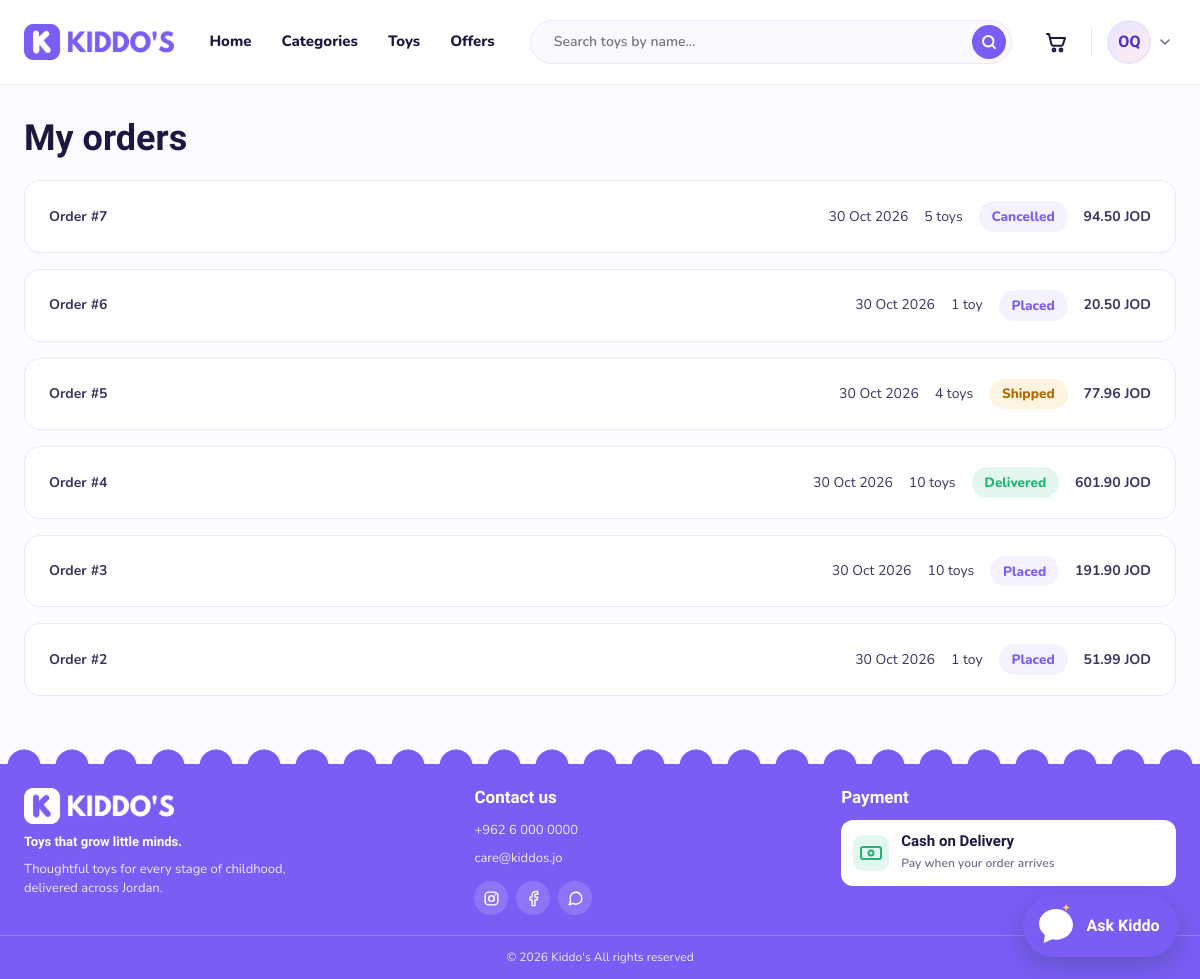
/orders/index.php (signed in), run on the app's committed database.
### tables this page shows
CREATE TABLE IF NOT EXISTS `orders` (
  `id` int(10) UNSIGNED NOT NULL AUTO_INCREMENT,
  `user_id` int(10) UNSIGNED NOT NULL,
  `subtotal` decimal(10,2) NOT NULL,
  `birthday_discount` decimal(10,2) NOT NULL DEFAULT 0.00,
  `delivery_fee` decimal(6,2) NOT NULL DEFAULT 2.00,
  `total` decimal(10,2) NOT NULL,
  `child_birth_date` date DEFAULT NULL,
  `phone` varchar(20) NOT NULL,
  `address_text` varchar(255) NOT NULL,
  `latitude` decimal(10,7) NOT NULL,
  `longitude` decimal(10,7) NOT NULL,
  `status` enum('placed','shipped','delivered','cancelled') NOT NULL DEFAULT 'placed',
  `created_at` datetime NOT NULL DEFAULT current_timestamp(),
  `updated_at` datetime NOT NULL DEFAULT current_timestamp() ON UPDATE current_timestamp(),
  PRIMARY KEY (`id`),
  KEY `idx_orders_user` (`user_id`),
  KEY `idx_orders_status` (`status`),
  KEY `idx_orders_created` (`created_at`)
);

### includes/account_helpers.php (called while the page is built, shortened)
<?php
function accountUserInitials(string $name): string
{
    $parts = preg_split('/\s+/u', trim($name), -1, PREG_SPLIT_NO_EMPTY) ?: [];
    $initials = '';
    foreach (array_slice($parts, 0, 2) as $part) {
        $firstCharacter = function_exists('mb_substr') ? mb_substr($part, 0, 1, 'UTF-8') : substr($part, 0, 1);
        $initials .= function_exists('mb_strtoupper') ? mb_strtoupper($firstCharacter, 'UTF-8') : strtoupper($firstCharacter);
    }
    return $initials !== '' ? $initials : 'K';
}
function accountProfileImageUrl(int $userId, ?string $imageName = null): ?string
{
    if ($imageName === null) {
        global $pdo;
        $statement = $pdo->prepare('SELECT profile_image FROM users WHERE id = ? LIMIT 1');
        $statement->execute([$userId]);
        $imageName = (string) ($statement->fetchColumn() ?: '');
    }
    if (!preg_match('/^user_' . $userId . '_[a-f0-9]{16}\.(?:jpg|png|webp)$/', $imageName)) {
        return null;
    }
    return BASE_URL . '/uploads/profiles/' . rawurlencode($imageName);
}

### includes/auth_check.php (called while the page is built, shortened)
<?php
$currentUserId = $_SESSION['user_id'] ?? null;

### classes/Order.php (called while the page is built, shortened)
<?php
class Order
{
    private PDO $pdo;
    public function __construct(PDO $pdo)
    {
        $this->pdo = $pdo;
    }
    public function getCustomerOrders(int $userId): array
    {
        $stmt = $this->pdo->prepare(
            "SELECT o.id, o.total, o.status, o.created_at,
                    COALESCE(SUM(oi.quantity), 0) AS toys_count
             FROM orders o
             LEFT JOIN order_items oi ON oi.order_id = o.id
             WHERE o.user_id = ?
             GROUP BY o.id
             ORDER BY o.created_at DESC"
        );
        $stmt->execute([$userId]);
        return $stmt->fetchAll();
    }
}

### includes/shop_functions.php (called while the page is built, shortened)
<?php
function shopMoney(float $amount): string
{
    return number_format($amount, 2) . ' JOD';
}

### orders/index.php (the view, shortened to what this page needs)
<?php
require_once __DIR__ . '/../includes/init.php';
require_once __DIR__ . '/../includes/auth_check.php';
require_once __DIR__ . '/../classes/Order.php';
$orderModel = new Order($pdo);
$orders     = $orderModel->getCustomerOrders((int) $currentUserId);
$activePage = 'orders';
$pageStyles = ['cart.css'];
require_once __DIR__ . '/../includes/shop_header.php';
?>
<section class="container cart-page">
    <h1>My orders</h1>
    <?php if (empty($orders)): ?>
        <div class="cart-empty">
            <p>You have no orders yet.</p>
            <a class="btn btn-primary" href="<?= BASE_URL ?>/products/index.php">Browse toys</a>
        </div>
    <?php else: ?>
        <ul class="cart-list">
            <?php foreach ($orders as $order): ?>
                <li>
                    <a class="order-card" href="<?= BASE_URL ?>/orders/details.php?id=<?= (int) $order['id'] ?>">
                        <strong>Order #<?= (int) $order['id'] ?></strong>
                        <span><?= date('j M Y', strtotime($order['created_at'])) ?></span>
                        <span><?= (int) $order['toys_count'] ?> <?= (int) $order['toys_count'] === 1 ? 'toy' : 'toys' ?></span>
                        <span class="order-status is-<?= htmlspecialchars($order['status']) ?>"><?= ucfirst($order['status']) ?></span>
                        <strong><?= shopMoney((float) $order['total']) ?></strong>
                    </a>
                </li>
            <?php endforeach; ?>
        </ul>
    <?php endif; ?>
</section>
<?php require_once __DIR__ . '/../includes/footer.php'; ?>

### includes/shop_header.php (shortened to what this page needs)
<?php
require_once __DIR__ . '/shop_functions.php';
$activePage  = $activePage ?? '';
$pageStyles  = $pageStyles ?? [];
function shopAsset(string $folder, string $file): string
{
    $diskPath = __DIR__ . '/../assets/' . $folder . '/' . $file;
    $version  = is_file($diskPath) ? filemtime($diskPath) : 1;
    return BASE_URL . '/assets/' . $folder . '/' . $file . '?v=' . $version;
}
?>
<!DOCTYPE html>
<html lang="en">
<head>
    <link href="<?= shopAsset('css', 'style.css') ?>" rel="stylesheet">
    <link href="<?= shopAsset('css', 'storefront.css') ?>" rel="stylesheet">
    <link href="<?= shopAsset('css', 'assistant.css') ?>" rel="stylesheet">
<?php foreach ($pageStyles as $style): ?>
    <link href="<?= htmlspecialchars(shopAsset('css', $style)) ?>" rel="stylesheet">
<?php endforeach; ?>
<link href="<?= BASE_URL ?>/assets/css/storefront-ux.css?v=<?= filemtime(__DIR__ . '/../assets/css/storefront-ux.css') ?>" rel="stylesheet">
<link href="<?= BASE_URL ?>/assets/css/store-design.css?v=<?= filemtime(__DIR__ . '/../assets/css/store-design.css') ?>" rel="stylesheet">
<link href="<?= BASE_URL ?>/assets/css/customer-polish.css?v=<?= filemtime(__DIR__ . '/../assets/css/customer-polish.css') ?>" rel="stylesheet">
<link href="<?= BASE_URL ?>/assets/css/customer-motion.css?v=<?= filemtime(__DIR__ . '/../assets/css/customer-motion.css') ?>" rel="stylesheet">
</head>
<body>
<?php require __DIR__ . '/shop_navbar.php'; ?>
<main>

### includes/shop_navbar.php (shortened to what this page needs)
<?php
$activePage = $activePage ?? '';
$isLoggedIn = !empty($_SESSION['user_id']);
$searchTerm = is_string($_GET['q'] ?? null) ? $_GET['q'] : '';
$shopNavLinks = [
    'home'       => ['Home', '/index.php'],
    'categories' => ['Categories', '/products/categories.php'],
    'toys'       => ['Toys', '/products/index.php'],
    'offers' => ['Offers', '/products/index.php?offers=1'],
];
?>
<header class="site-header shop-header">
    <div class="container shop-header-row">
        <a class="brand" href="<?= BASE_URL ?>/index.php">
            <img src="<?= BASE_URL ?>/assets/images/kiddos-logo.png" alt="Kiddo's" width="183" height="44">
        </a>
        <nav class="shop-nav" aria-label="Main">
            <ul>
                <?php foreach ($shopNavLinks as $key => [$label, $path]): ?>
                    <li>
                        <a href="<?= BASE_URL . $path ?>" class="<?= $activePage === $key ? 'is-active' : '' ?>" <?= $activePage === $key ? 'aria-current="page"' : '' ?>><?= $label ?></a>
                    </li>
                <?php endforeach; ?>
            </ul>
        </nav>
        <form class="header-search" data-suggestions="<?= BASE_URL ?>/products/suggestions.php" action="<?= BASE_URL ?>/products/find.php" method="get" role="search">
            <input id="site-search" type="search" autocomplete="off" aria-controls="search-suggestions" aria-expanded="false" name="q" maxlength="60"
                   placeholder="Search toys by name…"
                   value="<?= htmlspecialchars((string) $searchTerm) ?>">
            <button type="submit" aria-label="Search">
                <svg width="18" height="18" viewBox="0 0 24 24" fill="none" stroke="currentColor" stroke-width="2.6" stroke-linecap="round" aria-hidden="true">
                    <circle cx="11" cy="11" r="7"/><path d="m20 20-3.5-3.5"/>
                </svg>
            </button>
        </form>
        <div class="header-actions">
            <a class="icon-link" href="<?= BASE_URL ?>/cart/index.php" aria-label="Shopping cart">
                <svg width="24" height="24" viewBox="0 0 24 24" fill="none" stroke="currentColor" stroke-width="2" stroke-linecap="round" stroke-linejoin="round" aria-hidden="true">
                    <path d="M3 4h2l2.4 10.2a2 2 0 0 0 2 1.6h7.7a2 2 0 0 0 1.9-1.4L21 8H6.2"/>
                    <circle cx="10" cy="20" r="1.4"/><circle cx="17" cy="20" r="1.4"/>
                </svg>
            </a>
            <?php if ($isLoggedIn): ?>
                <?php require __DIR__ . '/account_menu.php'; ?>
            <?php else: ?>
                <a class="btn btn-outline btn-sm desktop-only" href="<?= BASE_URL ?>/auth/login.php">Login</a>
                <a class="btn btn-primary btn-sm desktop-only" href="<?= BASE_URL ?>/auth/register.php">Register</a>
            <?php endif; ?>
        </div>
    </div>
</header>

### includes/account_menu.php (shortened to what this page needs)
<?php
require_once __DIR__ . '/account_helpers.php';
$accountUserId = (int)($_SESSION['user_id'] ?? 0);
$accountUserName = trim((string)($_SESSION['user_name'] ?? ''));
$accountInitials = accountUserInitials($accountUserName);
$accountImageUrl = accountProfileImageUrl($accountUserId);
?>
<details class="account-menu">
    <summary class="account-menu__trigger" aria-label="Open account menu" title="My account">
        <span class="account-menu__avatar">
            <?php if ($accountImageUrl): ?>
                <img src="<?= htmlspecialchars($accountImageUrl, ENT_QUOTES, 'UTF-8') ?>" alt="">
            <?php else: ?>
                <span><?= htmlspecialchars($accountInitials, ENT_QUOTES, 'UTF-8') ?></span>
            <?php endif; ?>
        </span>
        <svg class="account-menu__chevron" viewBox="0 0 20 20" aria-hidden="true"><path d="m5 7.5 5 5 5-5"/></svg>
    </summary>
</details>

### includes/footer.php (shortened to what this page needs)
</main>
<footer class="site-footer">
    <div class="container footer-grid">
        <div class="footer-brand">
            <a href="<?= BASE_URL ?>/index.php">
                <img src="<?= BASE_URL ?>/assets/images/kiddos-logo-white.png" alt="Kiddo's" width="167" height="40">
            </a>
            <p class="footer-tagline">Toys that grow little minds.</p>
            <p>Thoughtful toys for every stage of childhood, delivered across Jordan.</p>
        </div>
        <div>
            <h3>Contact us</h3>
            <ul>
                <li><a href="tel:+96260000000">+962 6 000 0000</a></li>
                <li><a href="mailto:care@kiddos.jo">care@kiddos.jo</a></li>
            </ul>
            <div class="footer-social">
                <a href="#" aria-label="Instagram">
                    <svg width="20" height="20" viewBox="0 0 24 24" fill="none" stroke="currentColor" stroke-width="2" stroke-linecap="round" stroke-linejoin="round" aria-hidden="true"><rect x="3" y="3" width="18" height="18" rx="5"/><circle cx="12" cy="12" r="4"/><circle cx="17.5" cy="6.5" r=".5"/></svg>
                </a>
                <a href="#" aria-label="Facebook">
                    <svg width="20" height="20" viewBox="0 0 24 24" fill="none" stroke="currentColor" stroke-width="2" stroke-linecap="round" stroke-linejoin="round" aria-hidden="true"><path d="M18 2h-3a5 5 0 0 0-5 5v3H7v4h3v8h4v-8h3l1-4h-4V7a1 1 0 0 1 1-1h3z"/></svg>
                </a>
                <a href="#" aria-label="WhatsApp">
                    <svg width="20" height="20" viewBox="0 0 24 24" fill="none" stroke="currentColor" stroke-width="2" stroke-linecap="round" stroke-linejoin="round" aria-hidden="true"><path d="M21 11.5a8.4 8.4 0 0 1-12.4 7.4L3 21l2.1-5.5A8.4 8.4 0 1 1 21 11.5z"/></svg>
                </a>
            </div>
        </div>
        <div>
            <h3>Payment</h3>
            <div class="pay-card">
                <span class="pay-icon">
                    <svg width="24" height="24" viewBox="0 0 24 24" fill="none" stroke="currentColor" stroke-width="2" aria-hidden="true"><rect x="2" y="6" width="20" height="12" rx="2"/><circle cx="12" cy="12" r="2.5"/><path d="M6 12h.01M18 12h.01"/></svg>
                </span>
                <span>
                    <strong>Cash on Delivery</strong>
                    <small>Pay when your order arrives</small>
                </span>
            </div>
        </div>
    </div>
    <div class="footer-bottom">
        <div class="container">
            <span>&copy; <?= date('Y') ?> Kiddo's All rights reserved</span>
        </div>
    </div>
</footer>
<div class="shopping-chat" data-endpoint="<?= htmlspecialchars(BASE_URL . '/ai/shopping_assistant.php', ENT_QUOTES, 'UTF-8') ?>" data-csrf="<?= htmlspecialchars($_SESSION['shopping_assistant_csrf'], ENT_QUOTES, 'UTF-8') ?>">
    <button class="shopping-chat__launcher" type="button" aria-label="Open Kiddo&#8217;s shopping assistant" aria-expanded="false" aria-controls="shopping-chat-panel">
        <span class="shopping-chat__launcher-label">Ask Kiddo</span>
    </button>
</div>
</body>
</html>

### assets/css/storefront.css (style rules this page uses)
.shop-header-row { display: flex; align-items: center; gap: 1.25rem; min-height: var(--header-h); padding: .8rem 0; }
.shop-nav ul { display: flex; align-items: center; gap: .2rem; }
.shop-nav a { position: relative; display: inline-flex; padding: .55rem .85rem; border-radius: 999px; font-weight: 800; color: var(--ink); transition: color .2s, background-color .2s; }
.shop-header .header-search { max-width: 440px; }

### assets/css/assistant.css (style rules this page uses)
.shopping-chat { --chat-ink: #263238; --chat-purple: #7B5CF5; --chat-purple-dark: #4B2FC4; --chat-soft: #f4faf6; position: fixed; right: max(22px, env(safe-area-inset-right)); bottom: max(22px, env(safe-area-inset-bottom)); z-index: 1000; font-family: var(--font-body, "Nunito", sans-serif); }
.shopping-chat__launcher { display: flex; align-items: center; gap: .55rem; min-height: 60px; padding: .55rem 1rem .55rem .65rem; border: 0; border-radius: 999px; background: var(--chat-purple); color: #fff; box-shadow: 0 8px 24px rgb(20 70 48 / 26%); cursor: pointer; font: 800 1rem/1 var(--font-head, "Baloo 2", sans-serif); transition: transform .18s ease, background-color .18s ease, box-shadow .18s ease; }
.shopping-chat__icon { width: 44px; height: 44px; flex: 0 0 44px; }
.shopping-chat__launcher-label { padding-right: .15rem; }

### assets/css/cart.css (style rules this page uses)
.cart-page { padding: 2.5rem 0 4rem; }
.cart-page h1 { font-family: var(--font-head); color: var(--ink); margin-bottom: 1.5rem; }
.cart-list { display: flex; flex-direction: column; gap: 1rem; margin: 0; padding: 0; list-style: none; }
.order-card { display: grid; grid-template-columns: 1fr auto auto auto auto; align-items: center; gap: 1.5rem; padding: 1.25rem 1.5rem; color: var(--text); text-decoration: none; background: var(--white); border-radius: var(--radius); box-shadow: var(--shadow-sm); }
.order-status { padding: .3rem .8rem; font-size: .85rem; font-weight: 800; color: var(--primary); background: var(--primary-50); border-radius: 999px; }
.order-status.is-shipped { color: #B26A00; background: #FFF3E2; }
.order-status.is-delivered { color: var(--green); background: var(--green-50); }

### assets/css/store-design.css (style rules this page uses)
:root { --store-line: #ece8f5; --store-soft: #f7f4ff; }
body { background: #fcfbff; }
button, input, select, summary, a { -webkit-tap-highlight-color: transparent; }
.site-header { background: #fff; border-bottom: 1px solid var(--store-line); box-shadow: 0 3px 18px #30204a04; }
.site-header .shop-header-row { display: grid; grid-template-columns: auto auto minmax(180px,1fr) auto; align-items: center; gap: 20px; min-height: 84px; padding: 14px 0; }
.site-header .brand img { height: 36px; width: auto; }
.site-header .shop-nav ul { gap: 2px; }
.site-header .shop-nav a, .nav-categories > summary { font-size: 14px; font-weight: 800; padding: 10px 12px; white-space: nowrap; }
.site-header .header-search { width: 100%; max-width: none; }
.site-header .header-search input { font-size: 14px; padding-block: 12px; background: #faf9ff; border-width: 1px; }
.site-header .header-search button { width: 34px; height: 34px; }
.site-header .header-actions { gap: 10px; margin: 0; }
.site-footer .footer-grid { padding-block: 32px 24px; gap: 24px; }
.site-footer .footer-tagline { font-size: 13px; max-width: 280px; }
.site-footer .footer-grid h3 { font-size: 17px; margin-bottom: 12px; }
.site-footer .footer-grid ul { font-size: 13px; gap: 8px; }
.header-search { z-index: 12; }
.cart-page,.details,.category-discovery { padding-bottom: 32px; }

### data on the page
orders: id "7", created_at "30 Oct 2026", toys_count "5", status "Cancelled", total "94.50 JOD"
orders: id "6", created_at "30 Oct 2026", toys_count "1", status "Placed", total "20.50 JOD"
orders: id "5", created_at "30 Oct 2026", toys_count "4", status "Shipped", total "77.96 JOD"
orders: id "4", created_at "30 Oct 2026", toys_count "10", status "Delivered", total "601.90 JOD"
orders: id "3", created_at "30 Oct 2026", toys_count "10", status "Placed", total "191.90 JOD"
orders: id "2", created_at "30 Oct 2026", toys_count "1", status "Placed", total "51.99 JOD"

### other printed values
$label "Home"
$label "Categories"
$label "Toys"
$label "Offers"
$accountInitials "OQ"
